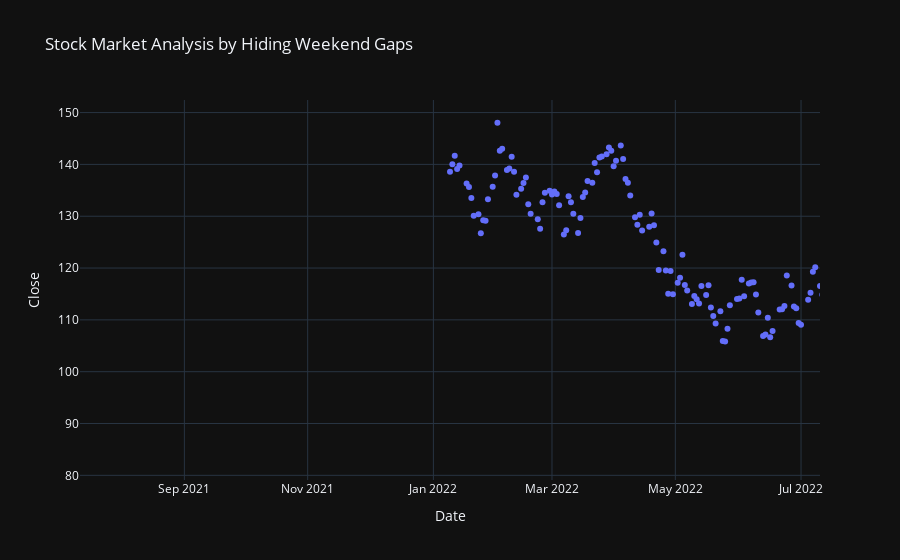

The cell this chart's notebook holds for it:
### Markdown cell above
## Google stock data as a scatter plot with hidden weekend gaps

### Code cell
figure = px.scatter(data, x='Date', y='Close', range_x=['2021-07-12', '2022-07-11'],
                 title="Stock Market Analysis by Hiding Weekend Gaps")
figure.update_xaxes(
    rangebreaks=[
        dict(bounds=["sat", "sun"])
    ]
)
figure.show()

### Figure 1 — Plotly figure (JSON) as saved in the notebook; plotly's stock layout.template omitted (floating-point values rounded to 4 significant figures; data arrays with more than 128 entries replaced by an {"elided": "..."} marker saying what was removed)
{"data": [{"hovertemplate": "Date=%{x}<br>Close=%{y}<extra></extra>", "legendgroup": "", "marker": {"color": "#636efa", "symbol": "circle"}, "mode": "markers", "name": "", "orientation": "v", "showlegend": false, "x": {"elided": "250 str values"}, "xaxis": "x", "y": {"elided": "250 float values"}, "yaxis": "y", "type": "scatter"}], "layout": {"xaxis": {"anchor": "y", "domain": [0.0, 1.0], "title": {"text": "Date"}, "range": ["2021-07-12", "2022-07-11"], "rangebreaks": [{"bounds": ["sat", "sun"]}]}, "yaxis": {"anchor": "x", "domain": [0.0, 1.0], "title": {"text": "Close"}}, "legend": {"tracegroupgap": 0}, "title": {"text": "Stock Market Analysis by Hiding Weekend Gaps"}}}
